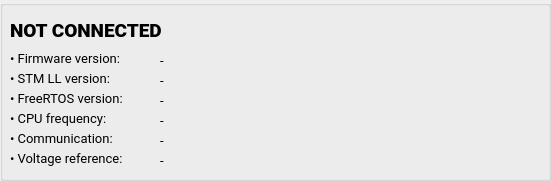
   <widget class="QGroupBox" name="groupBox_device">
    <property name="geometry">
     <rect>
      <x>240</x>
      <y>0</y>
      <width>551</width>
      <height>181</height>
     </rect>
    </property>
    <property name="sizePolicy">
     <sizepolicy hsizetype="Preferred" vsizetype="Expanding">
      <horstretch>0</horstretch>
      <verstretch>0</verstretch>
     </sizepolicy>
    </property>
    <property name="font">
     <font>
      <family>Roboto</family>
      <pointsize>10</pointsize>
      <weight>50</weight>
      <italic>false</italic>
      <bold>false</bold>
      <kerning>true</kerning>
     </font>
    </property>
    <property name="title">
     <string/>
    </property>
    <widget class="QLabel" name="label_deviceName">
     <property name="geometry">
      <rect>
       <x>10</x>
       <y>20</y>
       <width>361</width>
       <height>21</height>
      </rect>
     </property>
     <property name="font">
      <font>
       <family>Roboto Black</family>
       <pointsize>14</pointsize>
       <weight>75</weight>
       <italic>false</italic>
       <bold>true</bold>
       <kerning>true</kerning>
      </font>
     </property>
     <property name="text">
      <string>NOT CONNECTED</string>
     </property>
    </widget>
    <widget class="QLabel" name="label_boardImg">
     <property name="geometry">
      <rect>
       <x>360</x>
       <y>20</y>
       <width>181</width>
       <height>151</height>
      </rect>
     </property>
     <property name="font">
      <font>
       <family>Roboto</family>
       <pointsize>14</pointsize>
       <weight>75</weight>
       <italic>false</italic>
       <bold>true</bold>
       <kerning>true</kerning>
      </font>
     </property>
     <property name="text">
      <string/>
     </property>
     <property name="pixmap">
      <pixmap resource="resources.qrc">:/main/resources/img/unknown2.png</pixmap>
     </property>
     <property name="scaledContents">
      <bool>true</bool>
     </property>
    </widget>
    <widget class="QLabel" name="label">
     <property name="geometry">
      <rect>
       <x>10</x>
       <y>50</y>
       <width>141</width>
       <height>16</height>
      </rect>
     </property>
     <property name="font">
      <font>
       <family>Roboto</family>
       <pointsize>10</pointsize>
       <weight>50</weight>
       <italic>false</italic>
       <bold>false</bold>
       <kerning>true</kerning>
      </font>
     </property>
     <property name="text">
      <string>• Firmware version:</string>
     </property>
     <property name="textFormat">
      <enum>Qt::AutoText</enum>
     </property>
    </widget>
    <widget class="QLabel" name="label_2">
     <property name="geometry">
      <rect>
       <x>10</x>
       <y>70</y>
       <width>141</width>
       <height>16</height>
      </rect>
     </property>
     <property name="font">
      <font>
       <family>Roboto</family>
       <pointsize>10</pointsize>
       <weight>50</weight>
       <italic>false</italic>
       <bold>false</bold>
       <kerning>true</kerning>
      </font>
     </property>
     <property name="text">
      <string>• STM LL version:</string>
     </property>
     <property name="textFormat">
      <enum>Qt::AutoText</enum>
     </property>
    </widget>
    <widget class="QLabel" name="label_3">
     <property name="geometry">
      <rect>
       <x>10</x>
       <y>90</y>
       <width>141</width>
       <height>16</height>
      </rect>
     </property>
     <property name="font">
      <font>
       <family>Roboto</family>
       <pointsize>10</pointsize>
       <weight>50</weight>
       <italic>false</italic>
       <bold>false</bold>
       <kerning>true</kerning>
      </font>
     </property>
     <property name="text">
      <string>• FreeRTOS version:</string>
     </property>
     <property name="textFormat">
      <enum>Qt::AutoText</enum>
     </property>
    </widget>
    <widget class="QLabel" name="label_4">
     <property name="geometry">
      <rect>
       <x>10</x>
       <y>110</y>
       <width>141</width>
       <height>16</height>
      </rect>
     </property>
     <property name="font">
      <font>
       <family>Roboto</family>
       <pointsize>10</pointsize>
       <weight>50</weight>
       <italic>false</italic>
       <bold>false</bold>
       <kerning>true</kerning>
      </font>
     </property>
     <property name="text">
      <string>• CPU frequency:</string>
     </property>
     <property name="textFormat">
      <enum>Qt::AutoText</enum>
     </property>
    </widget>
    <widget class="QLabel" name="label_5">
     <property name="geometry">
      <rect>
       <x>10</x>
       <y>130</y>
       <width>141</width>
       <height>16</height>
      </rect>
     </property>
     <property name="font">
      <font>
       <family>Roboto</family>
       <pointsize>10</pointsize>
       <weight>50</weight>
       <italic>false</italic>
       <bold>false</bold>
       <kerning>true</kerning>
      </font>
     </property>
     <property name="text">
      <string>• Communication:</string>
     </property>
     <property name="textFormat">
      <enum>Qt::AutoText</enum>
     </property>
    </widget>
    <widget class="QLabel" name="label_dev_fw">
     <property name="geometry">
      <rect>
       <x>160</x>
       <y>50</y>
       <width>191</width>
       <height>20</height>
      </rect>
     </property>
     <property name="font">
      <font>
       <family>Roboto</family>
       <pointsize>10</pointsize>
       <weight>50</weight>
       <italic>false</italic>
       <bold>false</bold>
       <kerning>true</kerning>
      </font>
     </property>
     <property name="text">
      <string>-</string>
     </property>
     <property name="textFormat">
      <enum>Qt::AutoText</enum>
     </property>
    </widget>
    <widget class="QLabel" name="label_dev_fcpu">
     <property name="geometry">
      <rect>
       <x>160</x>
       <y>110</y>
       <width>191</width>
       <height>20</height>
      </rect>
     </property>
     <property name="font">
      <font>
       <family>Roboto</family>
       <pointsize>10</pointsize>
       <weight>50</weight>
       <italic>false</italic>
       <bold>false</bold>
       <kerning>true</kerning>
      </font>
     </property>
     <property name="text">
      <string>-</string>
     </property>
     <property name="textFormat">
      <enum>Qt::AutoText</enum>
     </property>
    </widget>
    <widget class="QLabel" name="label_dev_comm">
     <property name="geometry">
      <rect>
       <x>160</x>
       <y>130</y>
       <width>191</width>
       <height>20</height>
      </rect>
     </property>
     <property name="font">
      <font>
       <family>Roboto</family>
       <pointsize>10</pointsize>
       <weight>50</weight>
       <italic>false</italic>
       <bold>false</bold>
       <kerning>true</kerning>
      </font>
     </property>
     <property name="text">
      <string>-</string>
     </property>
     <property name="textFormat">
      <enum>Qt::AutoText</enum>
     </property>
    </widget>
    <widget class="QLabel" name="label_dev_rtos">
     <property name="geometry">
      <rect>
       <x>160</x>
       <y>90</y>
       <width>191</width>
       <height>20</height>
      </rect>
     </property>
     <property name="font">
      <font>
       <family>Roboto</family>
       <pointsize>10</pointsize>
       <weight>50</weight>
       <italic>false</italic>
       <bold>false</bold>
       <kerning>true</kerning>
      </font>
     </property>
     <property name="text">
      <string>-</string>
     </property>
     <property name="textFormat">
      <enum>Qt::AutoText</enum>
     </property>
    </widget>
    <widget class="QLabel" name="label_dev_ll">
     <property name="geometry">
      <rect>
       <x>160</x>
       <y>70</y>
       <width>191</width>
       <height>20</height>
      </rect>
     </property>
     <property name="font">
      <font>
       <family>Roboto</family>
       <pointsize>10</pointsize>
       <weight>50</weight>
       <italic>false</italic>
       <bold>false</bold>
       <kerning>true</kerning>
      </font>
     </property>
     <property name="text">
      <string>-</string>
     </property>
     <property name="textFormat">
      <enum>Qt::AutoText</enum>
     </property>
    </widget>
    <widget class="QLabel" name="label_7">
     <property name="geometry">
      <rect>
       <x>10</x>
       <y>150</y>
       <width>141</width>
       <height>16</height>
      </rect>
     </property>
     <property name="font">
      <font>
       <family>Roboto</family>
       <pointsize>10</pointsize>
       <weight>50</weight>
       <italic>false</italic>
       <bold>false</bold>
       <kerning>true</kerning>
      </font>
     </property>
     <property name="text">
      <string>• Voltage reference:</string>
     </property>
     <property name="textFormat">
      <enum>Qt::AutoText</enum>
     </property>
    </widget>
    <widget class="QLabel" name="label_dev_vref">
     <property name="geometry">
      <rect>
       <x>160</x>
       <y>150</y>
       <width>191</width>
       <height>20</height>
      </rect>
     </property>
     <property name="font">
      <font>
       <family>Roboto</family>
       <pointsize>10</pointsize>
       <weight>50</weight>
       <italic>false</italic>
       <bold>false</bold>
       <kerning>true</kerning>
      </font>
     </property>
     <property name="text">
      <string>-</string>
     </property>
     <property name="textFormat">
      <enum>Qt::AutoText</enum>
     </property>
    </widget>
    <zorder>label_boardImg</zorder>
    <zorder>label</zorder>
    <zorder>label_2</zorder>
    <zorder>label_3</zorder>
    <zorder>label_4</zorder>
    <zorder>label_5</zorder>
    <zorder>label_dev_fw</zorder>
    <zorder>label_dev_fcpu</zorder>
    <zorder>label_dev_comm</zorder>
    <zorder>label_dev_rtos</zorder>
    <zorder>label_dev_ll</zorder>
    <zorder>label_7</zorder>
    <zorder>label_dev_vref</zorder>
    <zorder>label_deviceName</zorder>
   </widget>
